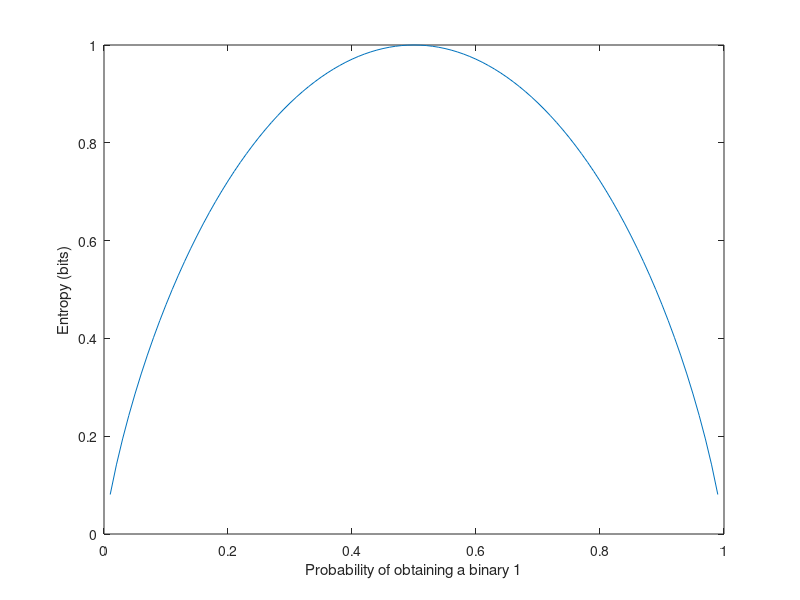

Write MATLAB code to recreate this figure.
P1 = 0.01 : 0.01 : 0.99;
P0 = 1 - P1;

H = -(P0 .* log2(P0) + P1 .* log2(P1));

plot(P1, H)
xlabel('Probability of obtaining a binary 1')
ylabel('Entropy (bits)')
